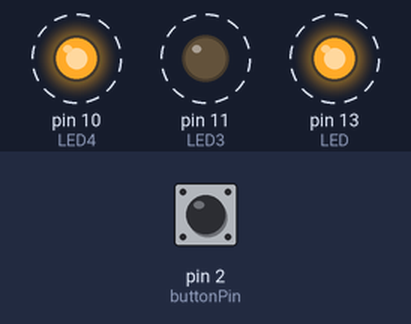
A sketch run on a simulated Arduino Uno, built with avr-gcc and run on an emulated ATmega328P. Parts: output pins drawn as LEDs (lit = HIGH). Dashed ring = blinking. The inputs (shaded band) are chosen by the test bench; at power-on: pin 2 (buttonPin) LOW.

Above: at 3.0 s.
3.1 s: pin 2 (buttonPin) pulled HIGH for 1.35 s
At 4.92 s:
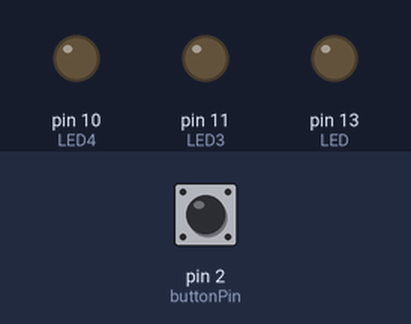
6.6 s: pin 2 (buttonPin) pulled HIGH for 3.2 s
At 6.96 s:
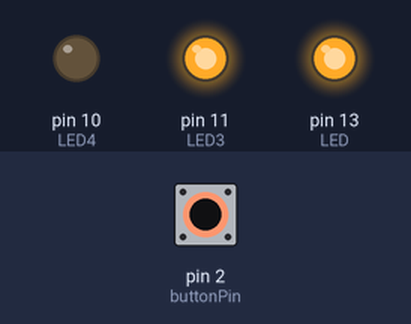
Timing chart, 0 to 17.3 s (numbered marks = the images above; inputs shaded):
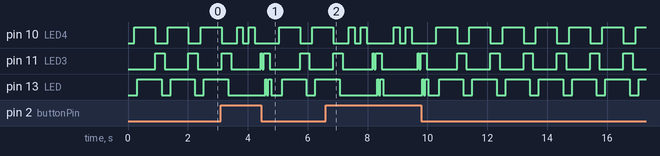

Measured:
- by itself, pin 10 (LED4): repeats every 1.5 s: HIGH 0.20 s, LOW 0.20 s, HIGH 0.20 s, LOW 0.91 s

The sketch:

SS6_ButtonPressLight.ino
```cpp
const int buttonPin = 2;
const int LED = 13;
const int LED3 = 11;
const int LED4 = 10;

int buttonState = 0;

void setup() {
  // put your setup code here, to run once:
  pinMode(LED, OUTPUT);
  pinMode(LED3, OUTPUT);
  pinMode(LED4, OUTPUT);
  pinMode(buttonPin, INPUT);
}

void loop() {
  // put your main code here, to run repeatedly:
  buttonState = digitalRead(buttonPin);
  delay(10);

  if (buttonState == HIGH) {
    digitalWrite(LED, LOW);
    delay(50);
    digitalWrite(LED, LOW);
    delay(50);
    digitalWrite(LED3, LOW);
    delay(200);
    digitalWrite(LED3, LOW);
    digitalWrite(LED4, HIGH);
    delay(200);
    digitalWrite(LED4, HIGH);
    digitalWrite(LED4, LOW);
    delay(200);
    digitalWrite(LED4, LOW);
    digitalWrite(LED4, HIGH);
    delay(200);
    digitalWrite(LED4, HIGH);
    digitalWrite(LED4, LOW);
    delay(200);
    digitalWrite(LED4, LOW);
    digitalWrite(LED3, HIGH);
    delay(50);
    digitalWrite(LED3, HIGH);
    digitalWrite(LED3, LOW);
    delay(50);
    digitalWrite(LED3, LOW);
    digitalWrite(LED3, HIGH);
    delay(50);
    digitalWrite(LED3, HIGH);
    digitalWrite(LED, HIGH);
    delay(50);
    digitalWrite(LED, HIGH);
    digitalWrite(LED, LOW);
    delay(50);
    digitalWrite(LED, LOW);
    digitalWrite(LED, HIGH);
    delay(50);
    digitalWrite(LED, HIGH);
    digitalWrite(LED3, LOW);
    delay(50);
    digitalWrite(LED3, LOW);
    digitalWrite(LED, LOW);
    delay(50);
    digitalWrite(LED, LOW);

  } else {
    digitalWrite(LED, LOW);
    delay(100);
    digitalWrite(LED3, LOW);
    delay(100);
    digitalWrite(LED4, HIGH);
    delay(100);
    digitalWrite(LED, HIGH);
    delay(200);
    digitalWrite(LED, HIGH);
    delay(200);
    digitalWrite(LED3, LOW);
    delay(200);
    digitalWrite(LED3, HIGH);
    digitalWrite(LED4, LOW);
    delay(200);
    digitalWrite(LED4, LOW);


  }
}
```
